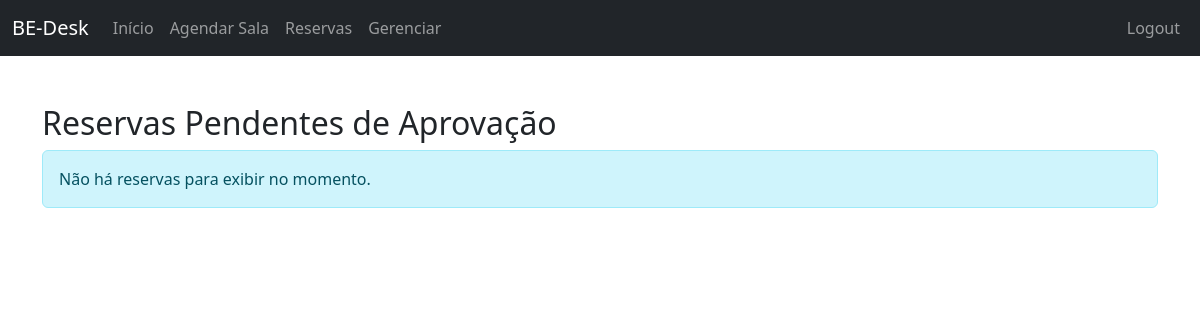
/gerenciar/ (signed in), run on an earlier commit of the app's database.
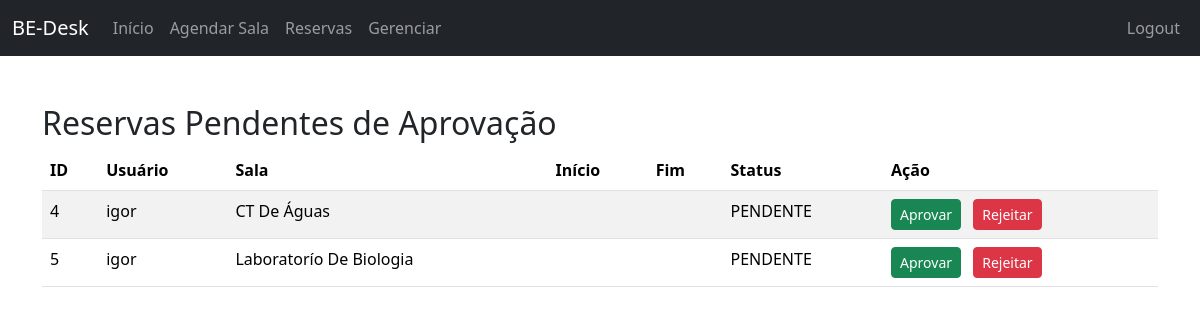
And on a later commit of the database.
### bedesk/models.py (models this page shows, shortened)
class Agendamento(models.Model):
    STATUS_CHOICES = [
        ('PENDENTE', 'Pendente'), # O valor que vai para o banco (melhor em CAPS)
        ('APROVADO', 'Aprovado'), # O valor que o usuário vê (após a vírgula)
        ('REJEITADO', 'Rejeitado'),
    ]
    nome = models.CharField(max_length=100) # Nome do Agendamento (ex: Reunião de Marketing)
    sala = models.ForeignKey(Sala, on_delete=models.CASCADE)
    motivo = models.TextField()
    horario = models.TimeField()
    data_inicio = models.DateTimeField(null=True, blank=True)
    data_fim = models.DateTimeField(null=True, blank=True)
    status = models.CharField(
        max_length=10,
        choices=STATUS_CHOICES,
        default='PENDENTE' # Valor padrão para novas reservas
    )
    sala = models.ForeignKey(Sala, on_delete=models.CASCADE)
    usuario = models.ForeignKey(User, on_delete=models.CASCADE)
    class Meta:
        verbose_name_plural = "Agendamentos"
        indexes = [
            models.Index(fields=['status']),
        ]

class Sala(models.Model):
    nome = models.CharField(max_length=100)
    capacidade = models.IntegerField(default=1)

### bedesk/views.py (the view)
# urls.py: path('gerenciar/', views.gerenciar_reservas, name='listar_pendentes'), # Este nome é usado nos redirect('listar_pendentes')
@user_passes_test(is_admin_or_staff)
def gerenciar_reservas(request):
    reservas = Agendamento.objects.filter(status='PENDENTE').order_by('data_inicio')
    context = {'reservas': reservas,
               'titulo':'Reservas Pendentes de Aprovação'
    }
    return render(request, 'bedesk/gerenciar_reservas.html', context)

### bedesk/views.py (called while the page is built)
def is_admin_or_staff(user):
    return user.is_staff

### bedesk/templates/bedesk/gerenciar_reservas.html (shortened to what this page needs)
<!DOCTYPE html>
<html lang="pt-br">
<head>
    <link href="https://cdn.jsdelivr.net/npm/bootstrap@5.3.3/dist/css/bootstrap.min.css" rel="stylesheet" xintegrity="sha384-QWTKZyjpPEjISv5WaRU9OFeRpok6YctnYmDr5pNlyT2bRjXh0JMhjY6hW+ALEwIH">
</head>
<body>
    <nav class="navbar navbar-expand-lg navbar-dark bg-dark">
        <div class="container-fluid">
            <a class="navbar-brand" href="{% url 'inicio' %}">BE-Desk</a>
            <div class="collapse navbar-collapse" id="navbarNav">
                <ul class="navbar-nav">
                    <li class="nav-item">
                        <a class="nav-link" href="{% url 'inicio' %}">Início</a>
                    </li>
                    <li class="nav-item">
                        <a class="nav-link" href="{% url 'agendar_sala' %}">Agendar Sala</a>
                    </li>
                    <li class="nav-item">
                        <a class="nav-link" href="{% url 'lista_reserva' %}"> Reservas</a>
                    </li>
                    {% if user.is_staff %}
                    <li class="nav-item">
                        <a class="nav-link" href="{% url 'listar_pendentes' %}">Gerenciar</a>
                    </li>
                    {% endif %}
                </ul>
                <ul class="navbar-nav ms-auto">
                    <li class="nav-item">
                         <a class="nav-link btn btn-outline-light" href="{% url 'logout' %}">Logout</a>
                    </li>
                </ul>
            </div>
        </div>
    </nav>
    <div class="container mt-5">
        <h2>{{ titulo|default:"Minhas Reservas" }}</h2>
        {% if reservas %}
            <table class="table table-striped">
                <thead>
                    <tr>
                        <th>ID</th>
                        <th>Usuário</th>
                        <th>Sala</th>
                        <th>Início</th>
                        <th>Fim</th>
                        <th>Status</th>
                        <th>Ação</th>
                    </tr>
                </thead>
                <tbody>
                    {% for reserva in reservas %}
                        <tr>
                            <td>{{ reserva.pk }}</td>
                            <td>{{ reserva.usuario.username }}</td>
                            <td>{{ reserva.sala.nome }}</td>
                            <td>{{ reserva.data_inicio|date:"d/m/Y H:i" }}</td>
                            <td>{{ reserva.data_fim|date:"d/m/Y H:i" }}</td>
                            <td>{{ reserva.status }}</td>
                            <td>
                                {% if reserva.status == 'PENDENTE' and user.is_staff %}
                                    <a href="{% url 'aprovar_reserva' reserva.pk %}" class="btn btn-sm btn-success me-2">
                                        Aprovar
                                    </a>
                                    <a href="{% url 'rejeitar_reserva' reserva.pk %}" class="btn btn-sm btn-danger">
                                        Rejeitar
                                    </a>
                                {% endif %}
                            </td>
                        </tr>
                    {% endfor %}
                </tbody>
            </table>
        {% else %}
            <div class="alert alert-info">
                Não há reservas para exibir no momento.
            </div>
        {% endif %}
    </div>
</body>
</html>

What changed in the data, as far as the page shows it:
added Agendamento: pk "4", usuario.username "igor", sala.nome "CT De Águas", status "PENDENTE", shows "Aprovar"
added Agendamento: pk "5", usuario.username "igor", sala.nome "Laboratorío De Biologia", status "PENDENTE", shows "Aprovar"
Also different on the page:
text no longer shown: "Não há reservas para exibir no momento."
text now shown: "ID Usuário Sala Início Fim Status Ação"
